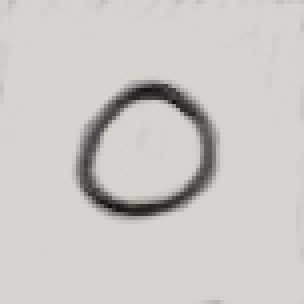
#> input picture Handwritten_digits/digit0.jpg, 76 x 76 px, found by its file name (shown 4 times larger); its folder holds only this picture in this run
$ python img_to_csv.py
#> lines starting #> are read from the running program, lines starting #| are printed output that depends on the picture; after the words box and inside, x2 and y2 are one past the last pixel; in counts of white or black regions, pixels touching at a corner belong together
import os
from PIL import Image, ImageOps, ImageEnhance
import numpy as np
import csv

# -------- SETTINGS --------
input_folder = "Handwritten_digits"         #replace with input folder path
output_csv = "output.csv"
contrast_factor = 2.0                       # enhance letter contrast
lower_threshold = 50                        # pixels <= this become 0 (background)
upper_threshold = 200                       # pixels >= this become 255 (letters)

rows = []

for filename in os.listdir(input_folder):
    if filename.lower().endswith((".jpg", ".jpeg", ".png")):
        path = os.path.join(input_folder, filename)

        # Open grayscale
        img = Image.open(path).convert("L")

        # Invert colors (so letters are white)
        img = ImageOps.invert(img)
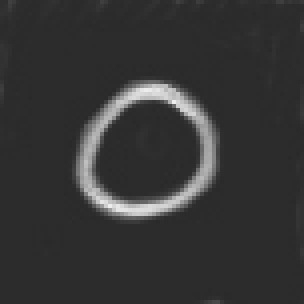
#> img: PIL image 76x76 L (shown 4 times larger); min 42, max 238, mean 53.2

        # Enhance contrast
        enhancer = ImageEnhance.Contrast(img)
        img = enhancer.enhance(contrast_factor)
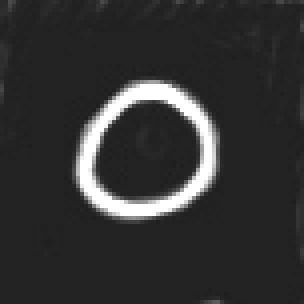
#> img: PIL image 76x76 L (shown 4 times larger); min 31, max 255, mean 50.6

        # Resize to 28x28
        img_resized = img.resize((28, 28))
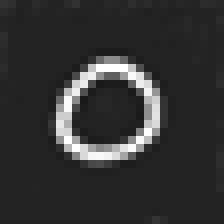
#> img_resized: PIL image 28x28 L (shown 8 times larger); min 25, max 255, mean 50.5

        # Convert to NumPy
        pixels = np.array(img_resized, dtype=np.float32)

        # Apply thresholds
        pixels[pixels <= lower_threshold] = 0                # background → black
        pixels[pixels >= upper_threshold] = 255              # letters → white
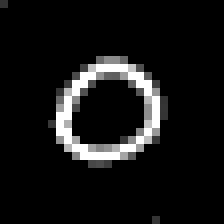
#> pixels: shape (28, 28) float32 (shown 8 times larger); min 0, max 255, mean 20.6
        mask = (pixels > lower_threshold) & (pixels < upper_threshold)
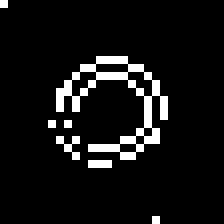
#> mask: shape (28, 28) bool (shown 8 times larger); 7.4% white in thin lines or dots, all inside (x1, y1, x2, y2) = (0, 0, 21, 28)
        pixels[mask] = (pixels[mask] - lower_threshold) * (255 / (upper_threshold - lower_threshold))  # scale grays
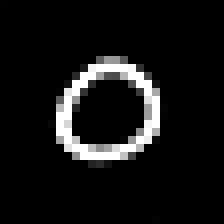
#> pixels: shape (28, 28) float32 (shown 8 times larger); 7.4% of pixels changed, all inside (x1, y1, x2, y2) = (0, 0, 21, 28)

        # Convert to int
        pixels = np.round(pixels).astype(int)
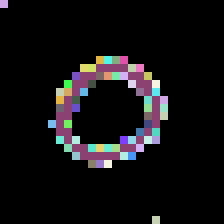
#> pixels: shape (28, 28) int64 (shown 8 times larger); 51 distinct labels, from 0 to 255; one colour per label, 0 black

        # Flatten and append
        rows.append(pixels.flatten().tolist())

# Save CSV with header
with open(output_csv, "w", newline="") as f:
    writer = csv.writer(f)

    # Write header pixel no
    header = [f"pixel{i}" for i in range(28*28)]
    writer.writerow(header)

    writer.writerows(rows)

print(f"Processed {len(rows)} images with background cleaned, saved to {output_csv}")
#| Processed 1 images with background cleaned, saved to output.csv
